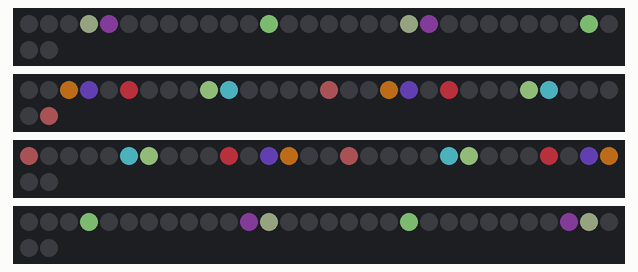
Bench run of a sketch on a simulated Arduino Uno, built with avr-gcc and run on an emulated ATmega328P. Parts: 4 × 32 RGB LEDs in strip order, left to right, continuing on the next row. Dim RGB values are drawn brighter than linear; random numbers use the default seed unless the sketch sets one; what the sketch prints to the serial monitor is not drawn.

Above: at 0.1 s.
At 10.0 s:
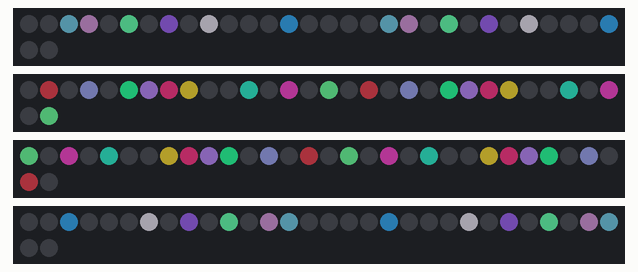
At 19.9 s:
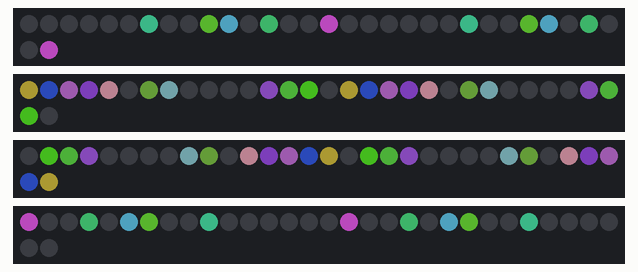
At 27.6 s:
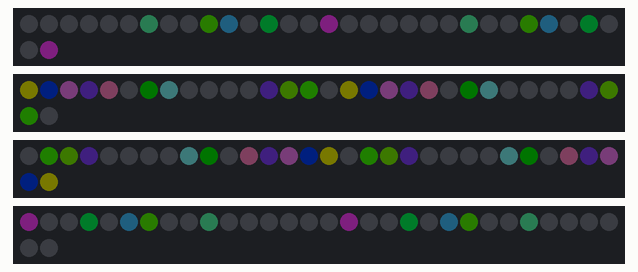
At 29.8 s:
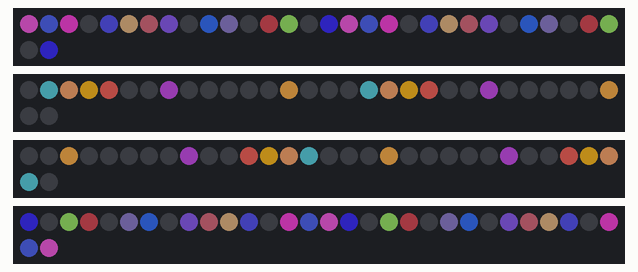
At 39.81 s:
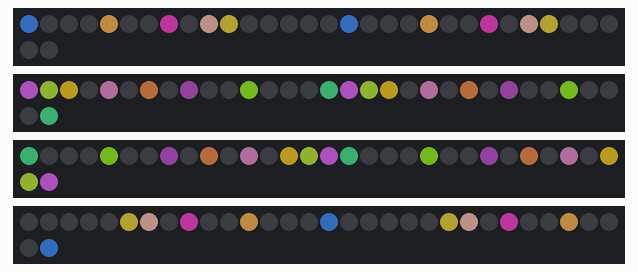

The sketch:

Four_Symmetry_Demo_HST_LED_Art.ino
```cpp
#define FASTLED_INTERRUPT_RETRY_COUNT 0
#include "FastLED.h"
#define LED_TYPE WS2811
#define COLOR_ORDER GRB
#define NUM_LEDS 128
CRGB leds[NUM_LEDS];
int BRIGHTNESS = 80;

const byte m_leds[128] = {
		111, 112, 79, 80, 47, 48, 15, 16,
		110, 113, 78, 81, 46, 49, 14, 17,
		109, 77, 114, 45, 82, 13, 50, 18,
		108, 76, 115, 44, 83, 12, 51, 19,
		75, 107, 43, 116, 11, 84, 20, 52,
		74, 106, 42, 117, 10, 85, 21, 53,
		73, 41, 105, 9, 118, 22, 86, 54,
		72, 40, 104, 8, 119, 23, 87, 55,
		39, 71, 7, 103, 24, 120, 56, 88,
		38, 70, 6, 102, 25, 121, 57, 89,
		37, 5, 69, 26, 101, 58, 122, 90,
		36, 4, 68, 27, 100, 59, 123, 91,
		3, 35, 28, 67, 60, 99, 92, 124,
		2, 34, 29, 66, 61, 98, 93, 125,
		1, 30, 33, 62, 65, 94, 97, 126,
		0, 31, 32, 63, 64, 95, 96, 127
};

const byte q1_leds[32] = {
		0, 1, 2, 3,
		8, 9, 10, 11,
		16, 17, 18, 19,
		24, 25, 26, 27,
		32, 33, 34, 35,
		40, 41, 42, 43,
		48, 49, 50, 51,
		56, 57, 58, 59
};

void setup()
{
	Serial.begin(115200);
	// tell FastLED about the LED strip configuration
	FastLED.addLeds<LED_TYPE, 5>(leds, 0, 32).setCorrection(TypicalSMD5050);
	FastLED.addLeds<LED_TYPE, 4>(leds, 32, 32).setCorrection(TypicalSMD5050);
	FastLED.addLeds<LED_TYPE, 3>(leds, 64, 32).setCorrection(TypicalSMD5050);
	FastLED.addLeds<LED_TYPE, 2>(leds, 96, 32).setCorrection(TypicalSMD5050);
	FastLED.setBrightness(BRIGHTNESS);
	Serial.println("FastLed Setup done");
	fill_solid( leds, NUM_LEDS, CRGB(0,0,0));
}

// The loop function is called in an endless loop
void loop()
{
	random16_add_entropy( random());
	byte random_leds_number = random8(8, 30);
	for (int i = 0; i < random_leds_number; i++) {
		byte random_led = random8(0, 31);
		byte color_r = random8(32, 255);
		byte color_g = random8(32, 255);
		byte color_b = random8(32, 255);
		leds[m_leds[q1_leds[random_led]]] = CRGB(color_g,color_r,color_b);
		//vertical symmetry
		byte v_offset = 7 - 2*(q1_leds[random_led]%8);
		byte v_led = q1_leds[random_led] + v_offset;
		leds[m_leds[v_led]] = CRGB(color_g,color_r,color_b);
		//horizontal symmetry
		byte h_led = 8*(15 - int(q1_leds[random_led]/8)) + q1_leds[random_led]%8 ;
		leds[m_leds[h_led]] = CRGB(color_g,color_r,color_b);
		//vertical + horizontal symmetry
		byte vh_led = v_offset + h_led;
		leds[m_leds[vh_led]] = CRGB(color_g,color_r,color_b);
	}
	FastLED.delay(2000);
	for (int i = 255; i > 40; i-=20) {
		for ( int j = 0; j < 128; j++) {
			leds[j].nscale8(i);
			FastLED.show();
		}
	}
	fill_solid( leds, NUM_LEDS, CRGB(0,0,0));
	FastLED.show();
}
```

Measured:
- what the display in image 1 shows lasts 8.5 s, from 9.9 s to 18.4 s
- what the display in image 3 shows lasts 0.7 s, from 27.5 s to 28.2 s
- what the display in image 4 shows lasts 8.7 s, from 29.7 s to 38.4 s
